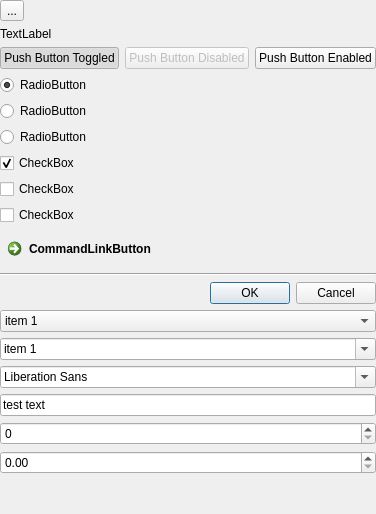
       <widget class="QWidget" name="tab">
        <attribute name="title">
         <string>Default Widgets 1</string>
        </attribute>
        <layout class="QVBoxLayout" name="verticalLayout_2">
         <property name="leftMargin">
          <number>0</number>
         </property>
         <property name="topMargin">
          <number>0</number>
         </property>
         <property name="rightMargin">
          <number>0</number>
         </property>
         <property name="bottomMargin">
          <number>0</number>
         </property>
         <item>
          <widget class="QToolButton" name="toolButton">
           <property name="text">
            <string>...</string>
           </property>
          </widget>
         </item>
         <item>
          <widget class="QLabel" name="label_4">
           <property name="text">
            <string>TextLabel</string>
           </property>
          </widget>
         </item>
         <item>
          <layout class="QHBoxLayout" name="horizontalLayout_4">
           <item>
            <widget class="QPushButton" name="pushButton_2">
             <property name="enabled">
              <bool>true</bool>
             </property>
             <property name="text">
              <string>Push Button Toggled</string>
             </property>
             <property name="checkable">
              <bool>true</bool>
             </property>
             <property name="checked">
              <bool>true</bool>
             </property>
            </widget>
           </item>
           <item>
            <widget class="QPushButton" name="pushButton_3">
             <property name="enabled">
              <bool>false</bool>
             </property>
             <property name="text">
              <string>Push Button Disabled</string>
             </property>
            </widget>
           </item>
           <item>
            <widget class="QPushButton" name="pushButton">
             <property name="text">
              <string>Push Button Enabled</string>
             </property>
            </widget>
           </item>
          </layout>
         </item>
         <item>
          <widget class="QRadioButton" name="radioButton">
           <property name="text">
            <string>RadioButton</string>
           </property>
           <property name="checked">
            <bool>true</bool>
           </property>
          </widget>
         </item>
         <item>
          <widget class="QRadioButton" name="radioButton_2">
           <property name="text">
            <string>RadioButton</string>
           </property>
          </widget>
         </item>
         <item>
          <widget class="QRadioButton" name="radioButton_3">
           <property name="text">
            <string>RadioButton</string>
           </property>
          </widget>
         </item>
         <item>
          <widget class="QCheckBox" name="checkBox">
           <property name="text">
            <string>CheckBox</string>
           </property>
           <property name="checked">
            <bool>true</bool>
           </property>
           <property name="tristate">
            <bool>true</bool>
           </property>
          </widget>
         </item>
         <item>
          <widget class="QCheckBox" name="checkBox_2">
           <property name="text">
            <string>CheckBox</string>
           </property>
           <property name="tristate">
            <bool>true</bool>
           </property>
          </widget>
         </item>
         <item>
          <widget class="QCheckBox" name="checkBox_3">
           <property name="text">
            <string>CheckBox</string>
           </property>
           <property name="tristate">
            <bool>true</bool>
           </property>
          </widget>
         </item>
         <item>
          <widget class="QCommandLinkButton" name="commandLinkButton">
           <property name="text">
            <string>CommandLinkButton</string>
           </property>
          </widget>
         </item>
         <item>
          <widget class="Line" name="line">
           <property name="orientation">
            <enum>Qt::Horizontal</enum>
           </property>
          </widget>
         </item>
         <item>
          <widget class="QDialogButtonBox" name="buttonBox">
           <property name="standardButtons">
            <set>QDialogButtonBox::Cancel|QDialogButtonBox::Ok</set>
           </property>
          </widget>
         </item>
         <item>
          <widget class="QComboBox" name="comboBox">
           <item>
            <property name="text">
             <string>item 1</string>
            </property>
           </item>
           <item>
            <property name="text">
             <string>item 2</string>
            </property>
           </item>
           <item>
            <property name="text">
             <string>item 3</string>
            </property>
           </item>
          </widget>
         </item>
         <item>
          <widget class="QComboBox" name="comboBox_2">
           <property name="editable">
            <bool>true</bool>
           </property>
           <item>
            <property name="text">
             <string>item 1</string>
            </property>
           </item>
           <item>
            <property name="text">
             <string>item 2</string>
            </property>
           </item>
           <item>
            <property name="text">
             <string>item 3</string>
            </property>
           </item>
          </widget>
         </item>
         <item>
          <widget class="QFontComboBox" name="fontComboBox"/>
         </item>
         <item>
          <widget class="QLineEdit" name="lineEdit">
           <property name="toolTip">
            <string>tool tip text</string>
           </property>
           <property name="text">
            <string>test text </string>
           </property>
          </widget>
         </item>
         <item>
          <widget class="QSpinBox" name="spinBox"/>
         </item>
         <item>
          <widget class="QDoubleSpinBox" name="doubleSpinBox"/>
         </item>
         <item>
          <spacer name="verticalSpacer">
           <property name="orientation">
            <enum>Qt::Vertical</enum>
           </property>
           <property name="sizeHint" stdset="0">
            <size>
             <width>20</width>
             <height>40</height>
            </size>
           </property>
          </spacer>
         </item>
        </layout>
       </widget>
